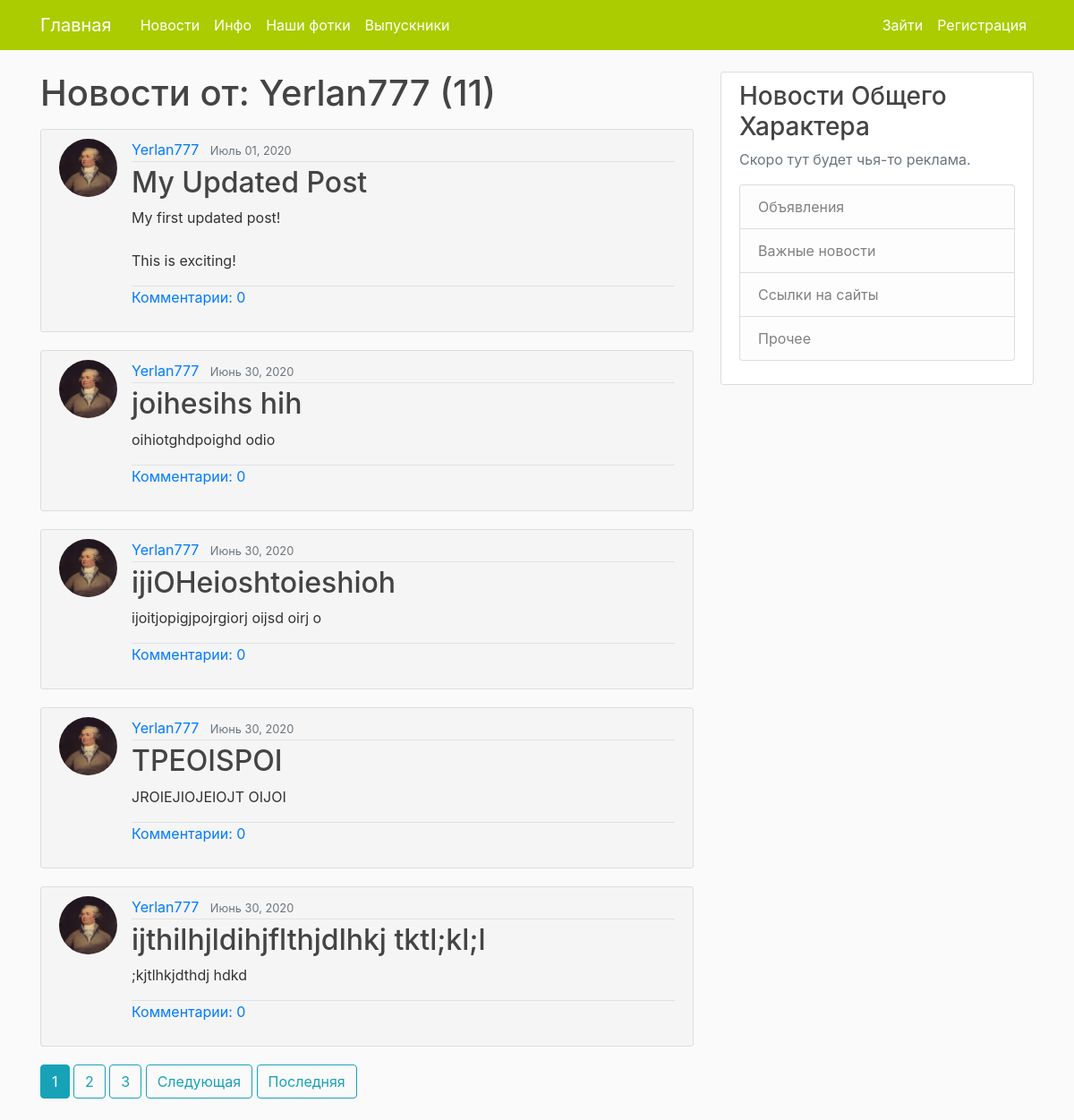
/user/Yerlan777, run on the app's committed database.
### BlogApp/models.py (models this page shows, shortened)
class Post(models.Model):
    title = models.CharField('Заголовок', max_length=100)
    content = models.TextField('Содержание')
    date_posted = models.DateTimeField(default=timezone.now)
    author = models.ForeignKey(User, on_delete=models.CASCADE)

### users/models.py (models this page shows, shortened)
class Profile(models.Model):
    user = models.OneToOneField(User, on_delete=models.CASCADE)
    image = models.ImageField(default="default.jpg", upload_to="profile_pics")
    nickname = models.CharField(max_length=100, null=True, blank=True)
    birthday = models.DateField(null=True, blank=True)
    cap = models.BooleanField(null=True, blank=True)

### BlogApp/views.py (the view)
# urls.py: path('user/<str:username>', UserPostListView.as_view(), name="user-posts"),
class UserPostListView(ListView):
    model = Post
    template_name = "BlogApp/user_posts.html" # <app>/<model>_<viewtype>.html
    context_object_name = "posts"
    paginate_by = 5
    def get_queryset(self):
        user = get_object_or_404(User, username=self.kwargs.get("username"))
        return Post.objects.filter(author=user).order_by("-date_posted")

### users/templatetags/name_filter.py (called while the page is built)
@register.filter(name='cutter')
@stringfilter
def cutter(value):
    return value.replace('_', ' ')

### BlogApp/templates/BlogApp/user_posts.html (shortened to what this page needs)
{% extends "BlogApp/base.html" %}
{% load name_filter %}
{% block content %}
    <h1 class="mb-3">Новости от: {{ view.kwargs.username|cutter }} ({{ page_obj.paginator.count }})</h1>
    {% for post in posts %}
            <article class="media content-section" style="background-color:#f5f5f5;">
                <img class="rounded-circle article-img" src="{{ post.author.profile.image.url }}">
              <div class="media-body">
                <div class="article-metadata">
                  <a class="mr-2" href="{% url 'user-posts' post.author.username %}">{{ post.author|cutter }}</a>
                  <small class="text-muted">{{ post.date_posted|date:"F d, Y" }}</small>
                </div>
                <h2><a class="article-title" href="{% url 'post-detail' post.id %}">{{ post.title }}</a></h2>
                <p class="article-content">{{ post.content }}</p>
                <p class="article-content border-top"><a href="{% url 'post-detail' post.id %}">Комментарии: {{ post.commentsonpost_set.count }}</a></p>
              </div>
            </article>
    {% endfor %}
    {% if is_paginated %}
    {% for num in page_obj.paginator.page_range %}
        {% if page_obj.number == num %}
          <a class="btn btn-info mb-4" href="?page={{ num }}">{{ num }}</a>
        {% elif num > page_obj.number|add:"-3" and  num < page_obj.number|add:"3"  %}
          <a class="btn btn-outline-info mb-4" href="?page={{ num }}">{{ num }}</a>
        {% endif %}
    {% endfor %}
    {% if page_obj.has_next %}
      <a class="btn btn-outline-info mb-4" href="?page={{ page_obj.next_page_number}}">Следующая</a>
      <a class="btn btn-outline-info mb-4" href="?page={{ page_obj.paginator.num_pages }}">Последняя</a>
    {% endif %}
    {% endif %}
{% endblock content %}

### BlogApp/static/BlogApp/main.css (style rules this page uses)
body { background: #fafafa; color: #333333; margin-top: 5rem; }
h1, h2, h3, h4, h5, h6 { color: #444444; }
.content-section { background: #ffffff; padding: 10px 20px; border: 1px solid #dddddd; border-radius: 3px; margin-bottom: 20px; }
.article-title { color: #444444; }
.article-content { white-space: pre-line; }
.article-img { height: 65px; width: 65px; margin-right: 16px; }
.article-metadata { padding-bottom: 1px; margin-bottom: 4px; border-bottom: 1px solid #e3e3e3 }

### data on the page
Post: author.profile.image (picture), author "Yerlan777", date_posted "Июль 01, 2020", title "My Updated Post", content "My first updated post! This is exciting!", commentsonpost_set.count "0"
Post: author.profile.image (picture), author "Yerlan777", date_posted "Июнь 30, 2020", title "joihesihs hih", content "oihiotghdpoighd odio", commentsonpost_set.count "0"
Post: author.profile.image (picture), author "Yerlan777", date_posted "Июнь 30, 2020", title "ijiOHeioshtoieshioh", content "ijoitjopigjpojrgiorj oijsd oirj o", commentsonpost_set.count "0"
Post: author.profile.image (picture), author "Yerlan777", date_posted "Июнь 30, 2020", title "TPEOISPOI", content "JROIEJIOJEIOJT OIJOI", commentsonpost_set.count "0"
Post: author.profile.image (picture), author "Yerlan777", date_posted "Июнь 30, 2020", title "ijthilhjldihjflthjdlhkj tktl;kl;l", content ";kjtlhkjdthdj hdkd", commentsonpost_set.count "0"

### other printed values
{{ view.kwargs.username|cutter }} "Yerlan777"
{{ page_obj.paginator.count }} "11"
{{ num }} "1"
{{ num }} "2" "3"
